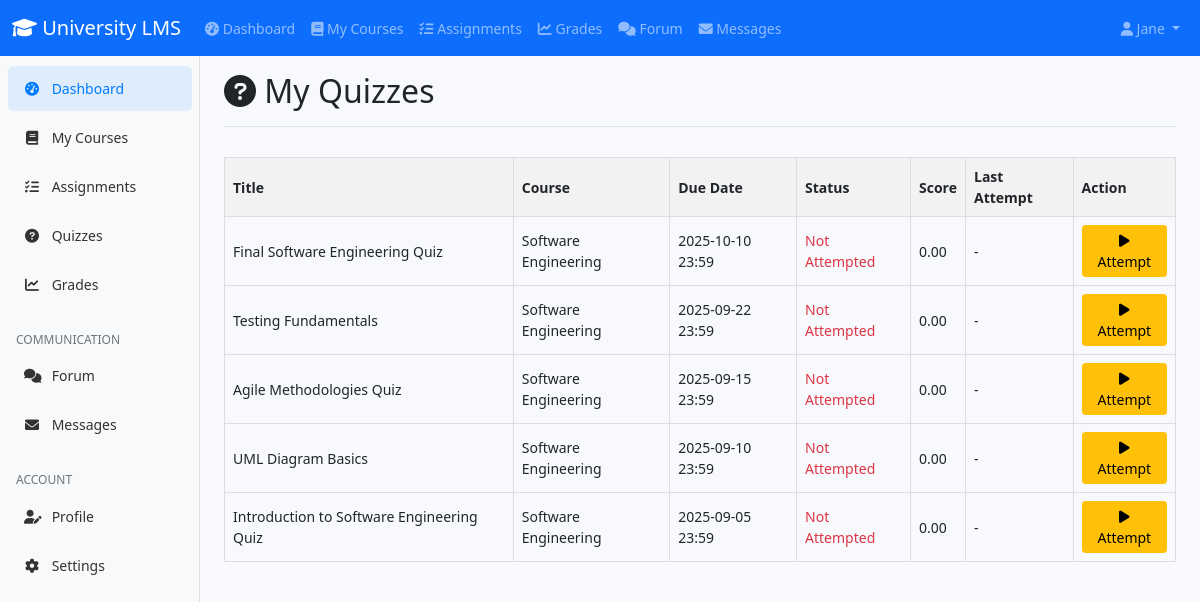
Screenshot of /student/quizzes.php (signed in) with the database file from the repository.
### tables this page shows
CREATE TABLE `quizzes` (
  `id` int(11) NOT NULL,
  `course_id` int(11) NOT NULL,
  `title` varchar(200) NOT NULL,
  `description` text DEFAULT NULL,
  `time_limit` int(11) DEFAULT NULL,
  `max_attempts` int(11) DEFAULT 1,
  `due_date` datetime DEFAULT NULL,
  `created_by` int(11) NOT NULL,
  `created_at` timestamp NOT NULL DEFAULT current_timestamp()
);

CREATE TABLE `courses` (
  `id` int(11) NOT NULL,
  `title` varchar(200) NOT NULL,
  `description` text DEFAULT NULL,
  `instructor_id` int(11) NOT NULL,
  `course_code` varchar(20) NOT NULL,
  `credits` int(11) DEFAULT 3,
  `semester` varchar(20) DEFAULT NULL,
  `year` int(11) DEFAULT NULL,
  `max_students` int(11) DEFAULT 50,
  `status` enum('active','inactive') DEFAULT 'active',
  `created_at` timestamp NOT NULL DEFAULT current_timestamp()
);

### student/quizzes.php (the view, shortened to what this page needs)
<?php
$database = new Database();
$db = $database->getConnection();
$student_id = $_SESSION['user_id'];
$sql = "SELECT q.*, c.title AS course_title, qa.attempt_number, qa.score, qa.completed_at
        FROM enrollments e
        JOIN courses c ON e.course_id = c.id
        JOIN quizzes q ON q.course_id = c.id
        LEFT JOIN (
            SELECT quiz_id, student_id, MAX(attempt_number) AS attempt_number, score, completed_at
            FROM quiz_attempts
            WHERE student_id = ?
            GROUP BY quiz_id, student_id
        ) qa ON qa.quiz_id = q.id AND qa.student_id = ?
        WHERE e.student_id = ?
        ORDER BY q.due_date DESC";
$stmt = $db->prepare($sql);
$stmt->execute([$student_id, $student_id, $student_id]);
$quizzes = $stmt->fetchAll(PDO::FETCH_ASSOC);
?>
<!DOCTYPE html>
<html lang="en">
<head>
    <link href="https://cdn.jsdelivr.net/npm/bootstrap@5.1.3/dist/css/bootstrap.min.css" rel="stylesheet">
    <link href="https://cdnjs.cloudflare.com/ajax/libs/font-awesome/6.0.0/css/all.min.css" rel="stylesheet">
    <link rel="stylesheet" href="../assets/css/dashboard.css">
</head>
<body>
    <?php include '../includes/student_navbar.php'; ?>
    <div class="container-fluid">
        <div class="row">
            <?php include '../includes/student_sidebar.php'; ?>
            <main class="col-md-9 ms-sm-auto col-lg-10 px-md-4">
                <div class="d-flex justify-content-between flex-wrap flex-md-nowrap align-items-center pt-3 pb-2 mb-3 border-bottom">
                    <h1 class="h2">
                        <i class="fas fa-question-circle"></i> My Quizzes
                    </h1>
                </div>
                <table class="quizzes-table">
                    <thead>
                        <tr>
                            <th>Title</th>
                            <th>Course</th>
                            <th>Due Date</th>
                            <th>Status</th>
                            <th>Score</th>
                            <th>Last Attempt</th>
                            <th>Action</th>
                        </tr>
                    </thead>
                    <tbody>
                    <?php if (count($quizzes) > 0): ?>
                        <?php foreach ($quizzes as $q): ?>
                            <tr>
                                <td><?= htmlspecialchars($q['title']) ?></td>
                                <td><?= htmlspecialchars($q['course_title']) ?></td>
                                <td><?= htmlspecialchars(date('Y-m-d H:i', strtotime($q['due_date']))) ?></td>
                                <td class="<?= $q['completed_at'] ? 'status-completed' : 'status-not' ?>">
                                    <?= $q['completed_at'] ? 'Completed' : 'Not Attempted' ?>
                                </td>
                                <td><?= $q['score'] !== null ? htmlspecialchars($q['score']) : '-' ?></td>
                                <td><?= $q['completed_at'] ? htmlspecialchars(date('Y-m-d H:i', strtotime($q['completed_at']))) : '-' ?></td>
                                <td>
                                    <?php if (!$q['completed_at']): ?>
                                        <form method="post" style="display:inline;">
                                            <button type="submit" class="btn btn-sm btn-warning"><i class="fas fa-play"></i> Attempt</button>
                                        </form>
                                    <?php else: ?>
                                        <span class="text-success"><i class="fas fa-check"></i></span>
                                    <?php endif; ?>
                                </td>
                            </tr>
                        <?php endforeach; ?>
                    <?php else: ?>
                        <tr><td colspan="7">No quizzes found.</td></tr>
                    <?php endif; ?>
                    </tbody>
                </table>
            </main>
        </div>
    </div>
</body>
</html>

### assets/css/dashboard.css (style rules this page uses)
body { font-size: .875rem; background-color: #f8f9fc; }
.btn { border-radius: 0.35rem; font-weight: 400; }
.btn-sm { padding: 0.25rem 0.5rem; font-size: 0.875rem; border-radius: 0.2rem; }

### student/quizzes.php (style rules this page uses)
.quizzes-table { width: 100%; border-collapse: collapse; margin-top: 30px; }
.quizzes-table th, .quizzes-table td { border: 1px solid #ddd; padding: 8px; text-align: left; }
.quizzes-table th { background-color: #f2f2f2; }
.status-not { color: #dc3545; }

### rows the page displays
quizzes: title "Final Software Engineering Quiz", course.title "Software Engineering", due_date "2025-10-10 23:59", score "0.00"
quizzes: title "Testing Fundamentals", course.title "Software Engineering", due_date "2025-09-22 23:59", score "0.00"
quizzes: title "Agile Methodologies Quiz", course.title "Software Engineering", due_date "2025-09-15 23:59", score "0.00"
quizzes: title "UML Diagram Basics", course.title "Software Engineering", due_date "2025-09-10 23:59", score "0.00"
quizzes: title "Introduction to Software Engineering Quiz", course.title "Software Engineering", due_date "2025-09-05 23:59", score "0.00"

### other values shown
$_SESSION['first_name'] "Jane"
